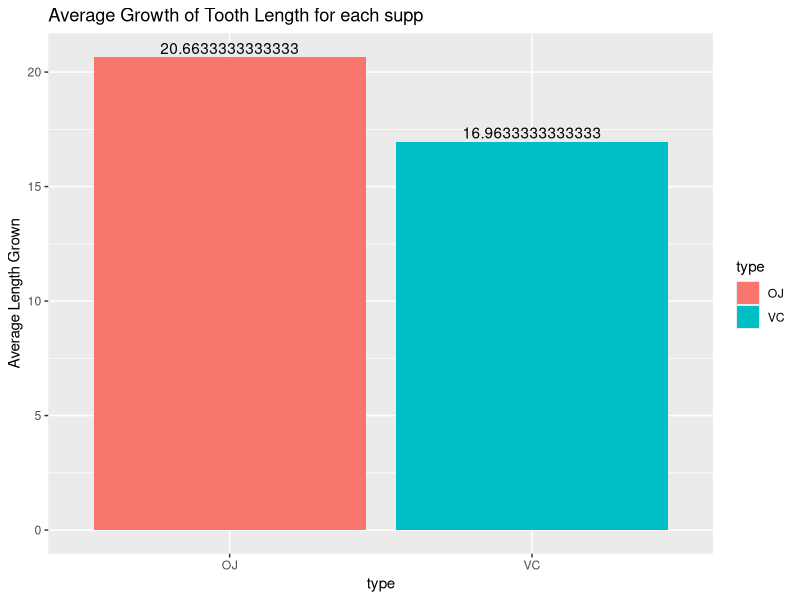
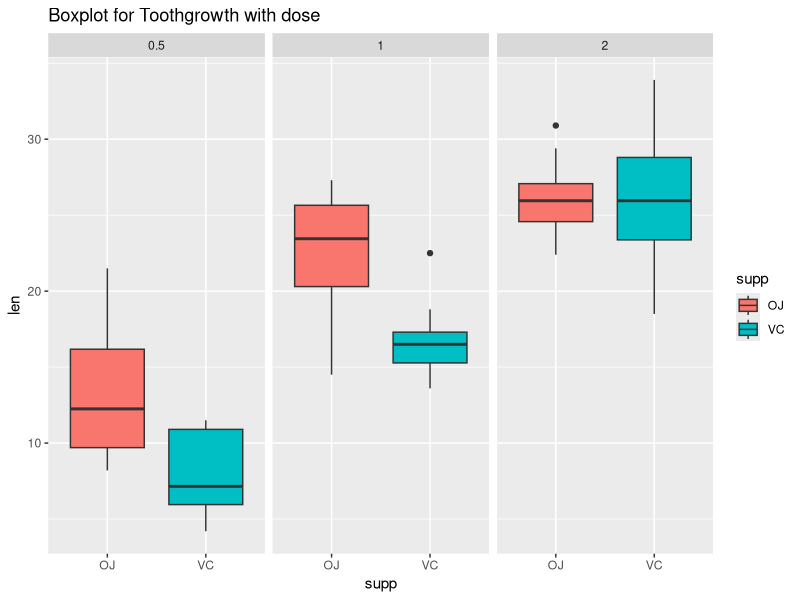

Source code (R) for these figures, in order:
## ---- chunk 1
library(ggplot2)
toothgrowth <- ToothGrowth
mean.len <- with(toothgrowth,tapply(len, supp, mean))
type <- c("OJ","VC")
avg.data <- data.frame(avg=mean.len,type=type)
g <- ggplot(avg.data,aes(x=type,y=avg)) + geom_bar(aes(fill=type),stat = 'identity') + 
ylab("Average Length Grown")+ geom_text(aes(label=avg), position=
position_dodge(width=0.9), vjust=-0.25) + ggtitle("Average Growth of Tooth Length for each supp")
g
## ---- chunk 2
ggplot(ToothGrowth,aes(x=supp,y=len)) + geom_boxplot(aes(fill=supp)) + facet_grid(.~dose) + 
  ggtitle("Boxplot for Toothgrowth with dose ")
## ---- chunk 3
oj.data <- subset(ToothGrowth,supp=="OJ")
vc.data <- subset(ToothGrowth,supp=="VC")
t.test(x=oj.data$len,y=vc.data$len,alternative='greater',var.equal=FALSE,paired=FALSE)
## ---- chunk 4
dose1 <- subset(ToothGrowth,dose=="0.5")
dose2 <- subset(ToothGrowth,dose=="1")
dose3 <- subset(ToothGrowth,dose=="2")
## ---- chunk 5
t.test(x=dose1$len,y=dose2$len,alternative="less",paired=FALSE,var.equal=FALSE)
## ---- chunk 6
t.test(x=dose2$len,y=dose3$len,alternative="less",paired=FALSE,var.equal=FALSE)
